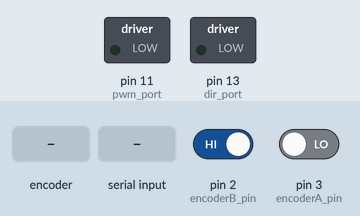
A sketch run on a simulated Arduino Uno, built with avr-gcc and run on an emulated ATmega328P. Parts: switched loads named in the sketch (green lamp = pin HIGH). Inputs (shaded band) come from the test bench; at power-on: pin 2 (encoderB_pin) HIGH, pin 3 (encoderA_pin) LOW. What the sketch prints to the serial monitor is not drawn.

Above: at 1.2 s.
1.3 s: pin 2 (encoderB_pin) driven LOW
At 1.6 s:
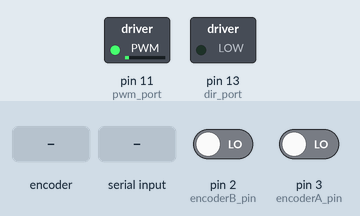
2.8 s: rotary encoder on pin 3 (encoderA_pin) / pin 2 (encoderB_pin) turned 3 steps (first pin leading)
At 3.15 s:
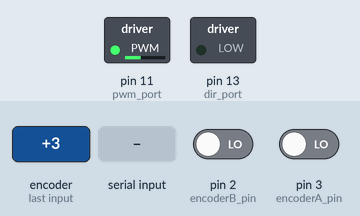
At 4.5 s:
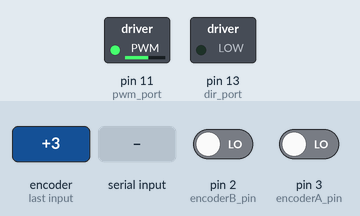
4.9 s: "30 150\n" received over Serial
Timing chart, 0 to 9.5 s (numbered marks = the images above; inputs shaded):
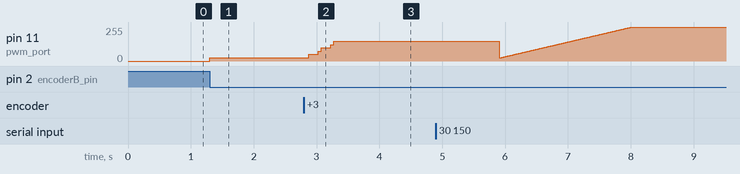

Measured:
- after the input at 1.3 s, pin 11 (pwm_port): 0/255 → 24/255 at once
- after the input at 2.8 s, pin 11 (pwm_port): 24/255 → 49/255 after 0.08 s, → 98/255 0.15 s later, → 147/255 0.20 s later

The sketch:

pid-template-2.ino
```cpp
#define TIMER_INTERRUPT_DEBUG         0
#define _TIMERINTERRUPT_LOGLEVEL_     0
#define USE_TIMER_1                   true

#include "TimerInterrupt.h"


#define TIMER1_INTERVAL_MS             1


int encoderA_pin         = 3;      // Digital pin #3
int encoderB_pin         = 2;      // Digital pin #2
const int pwm_port       = 11;     // PWM of motor, Timer 2
const int dir_port       = 13;     // Direction of the motor.


volatile int pulses      = 0;      // Output pulses.
const int ppr            = 2940;   // Pulses per rotation


String inputs[4]; // ["KP", "KI", "KD", "SV"]


float past_err  = 0.0;   // previous error
float err       = 0.0;   // current error
float P         = 0.0;   // proportional term
float I         = 0.0;   // integral term
float D         = 0.0;   // derivative term
float Df        = 0.0;   // filtered derivative term


float KP        = 200.0; // kp
float KD        = 0.1;   // ki
float KI        = 0.1;   // hs
float CO        = 0.0;   // control output
float PV        = 0.0;   // process value
float SV        = 0.0;   // set value

unsigned long base;
unsigned long now;       // current time stamp in micro-secs
unsigned long prev;      // previous time stamp in micro-secs
float dt;                // elapsed time in milli-secs


void setup() {
  ITimer1.init();
  ITimer1.attachInterruptInterval(TIMER1_INTERVAL_MS, Timer1Handler);

  // https://arduinoinfo.mywikis.net/wiki/Arduino-PWM-Frequency
  TCCR2B = TCCR2B & B11111000 | B00000001; // Timer2, PWM frequency: 31372.55 Hz

  Serial.begin(115200);

  pinMode(pwm_port, OUTPUT);
  pinMode(dir_port, OUTPUT);

  analogWrite(pwm_port, 0);
  digitalWrite(dir_port, HIGH);
  pinMode(encoderA_pin, INPUT);
  pinMode(encoderB_pin, INPUT);

  attachInterrupt(0, A_CHANGE, CHANGE);

  base = micros();
  now  = micros() - base;
}


void rx()
{
  while(Serial.available()){
    int StringCount = 0;
    String input = Serial.readString();

    // Split the string into substrings
    while (input.length() > 0){
      int index = input.indexOf(' ');
      if (index == -1) { // No space found
        inputs[StringCount++] = input;
        break;
      }
      else {
        inputs[StringCount++] = input.substring(0, index);
        input = input.substring(index+1);
      }
    }

    KP = inputs[0].toFloat();
    KI = inputs[1].toFloat();
    KD = inputs[2].toFloat();
    SV = inputs[3].toFloat();
  }
}


inline void tx()
{
  Serial.print((float)now/1000000., 4);
  Serial.print(",");
  Serial.print(SV);
  Serial.print(",");
  Serial.print(CO);
  Serial.print(",");
  Serial.print(PV);
  Serial.print("\n");
}


inline void clock_update()
{
  prev = now;
  now  = micros() - base;
  dt   = (float)(now - prev) / 1000.0; // in msecs
}


/*
 * Put your PID control here!
 */
float tau = 0.1; // seconds
inline void PID()
{
  PV       = (float)pulses / (float)ppr * 360.0; // update your process value here

  past_err = err;
  err      = SV - PV;

  P        = KP * err;
  D        = KD * (err - past_err) / (dt*1e-3);
  I        = I + KI * (dt*1e-3) * err;
  Df       = (tau * Df + (dt*1e-3) * D) / (tau + (dt*1e-3)) ;

  CO       = abs(P + I + Df);
}


void Timer1Handler()
{
  // Update all time variables
  clock_update();

  // PID control
  PID();

  // Guard the control signal
  if (CO > 255.)
    CO = 255.;

  // Handle direction
  if (err < 0.0)
    digitalWrite(dir_port, HIGH);
  else
    digitalWrite(dir_port, LOW);

  // Send control output to PWM
  analogWrite(pwm_port, (int)CO);
}


/*
 * Arduino's forever loop
 */
void loop()
{
  // Serial receive
  rx();

  // Serial transmit
  tx();
}


/*
 * The following two functions handle the quadrature encoder.
 */
void A_CHANGE()
{
  if ( digitalRead(encoderB_pin) == 0 ) {
    if ( digitalRead(encoderA_pin) == 0 ) {
      // A fell, B is low
      pulses--; // Moving forward
    }
    else {
      // A rose, B is high
      pulses++; // Moving reverse
    }
  }
  else {
    if ( digitalRead(encoderA_pin) == 0 ) {
      pulses++; // Moving reverse
    }
    else {
      // A rose, B is low
      pulses--; // Moving forward
    }
  }
}
```
